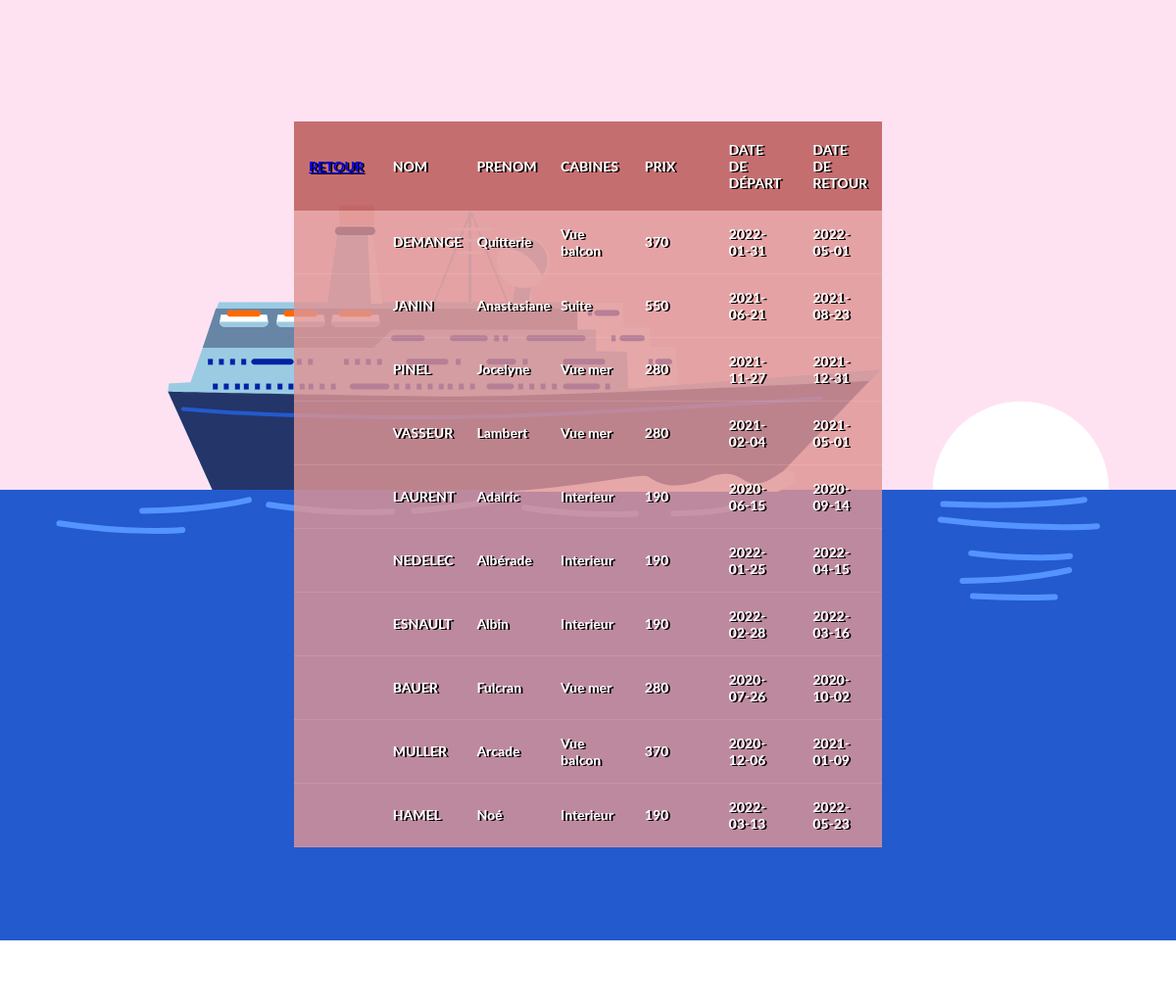
Before: /PHP/html/Clients/listReservationClients.php with the older database file.
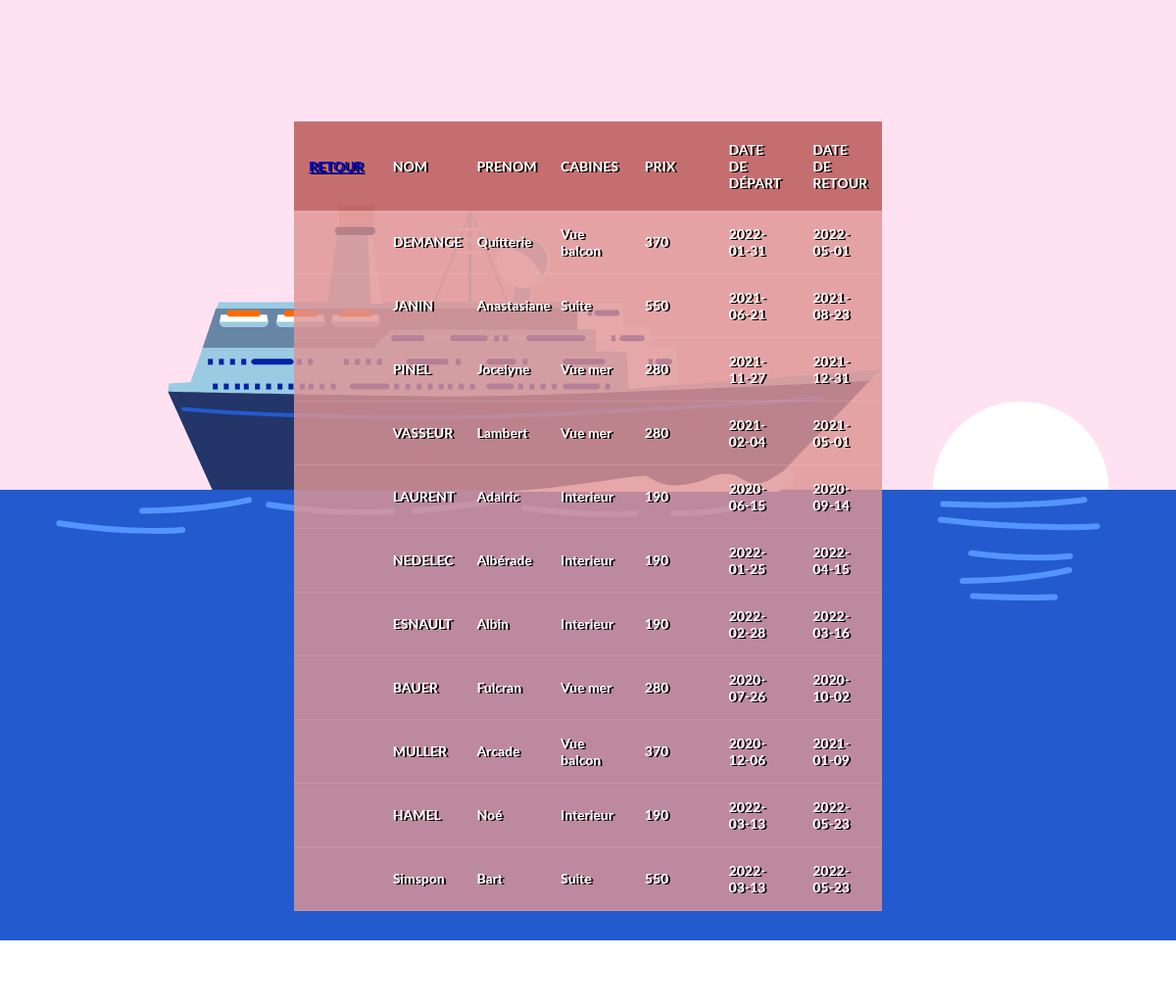
After: the same page with the newer database file.
### tables this page shows
CREATE TABLE Clients (
	id_client INTEGER not null,
	nom VARCHAR(30) not null,
	prenom VARCHAR(30) not null, 
	age INT not null CHECK (age >= 18), 
	sexe VARCHAR(5) not null CHECK (sexe = 'homme' or sexe = 'femme'),

	id_rang INT,

	CONSTRAINT pk_client primary key (id_client)

	CONSTRAINT fk_client
	FOREIGN KEY (id_rang) REFERENCES Rangs(id_rang)
	
);

CREATE TABLE Rangs(
	id_rang INTEGER not null,
	type_rang VARCHAR(20) not null CHECK (type_rang = 'Interieur' OR type_rang ='Vue mer' OR type_rang = 'Vue balcon' OR type_rang = 'Suite'),
	prix INT CHECK (prix > 0),

	CONSTRAINT pk_rang primary key (id_rang)


);

CREATE TABLE Reservations(
	id_reservation INTEGER not null,
	date_debut DATE not null,
	date_fin DATE not null CHECK (date_fin > date_debut),
	h_reservation TIME not null,

	id_client INTEGER,

	CONSTRAINT pk_reservation primary key (id_reservation)

	CONSTRAINT fk_reservation
	FOREIGN KEY (id_client) REFERENCES Clients(id_client)

);

### PHP/html/Clients/listReservationClients.php (the view, shortened to what this page needs)
<?php
    $pdo = new PDO('sqlite:../database/Projet_Croisiere.db');
    $statement = $pdo->query("SELECT * FROM vWListReservationClient");
?>
<!DOCTYPE html>
<html>
<head>
    <link rel="stylesheet" href="../../css/tables.css">
</head>
<body>
<div style="width:device-width; margin-top: -20%;">
</div>
    <h1>Liste réservation Par client</h1>
    <div class="tbl-header">
        <table cellpadding="0" cellspacing="0" border="0">
            <thead>
                <tr>
                    <th><a href="http://localhost:1234/html/main.html">Retour</a>
                    <th>Nom</th>
					<th>Prenom</th>
                    <th>Cabines</th>
                    <th>Prix</th>
					<th>Date de départ</th>
					<th>Date de retour</th>
                </tr>
                <?php
                    while($rows = $statement->fetch(PDO::FETCH_ASSOC)){
                ?>
                        <tr>
                            <td></td>
                            <td><?php echo $rows['nom'] ?></td>
                            <td><?php echo $rows['prenom'] ?></td>
                            <td><?php echo $rows['type_rang'] ?></td>
                            <td><?php echo $rows['prix'] ?></td>
                            <td><?php echo $rows['date_debut'] ?></td>
                            <td><?php echo $rows['date_fin'] ?></td>
                        </tr>
                <?php
                    }
                ?>
            </thead>
        </table>
    </div>
</body>
</html>

Changed rows visible on the page:
added clients: nom "Simspon", prenom "Bart", id_rang.type_rang "Suite", id_rang.prix "550", reservations.date_debut "2022-03-13", reservations.date_fin "2022-05-23"
